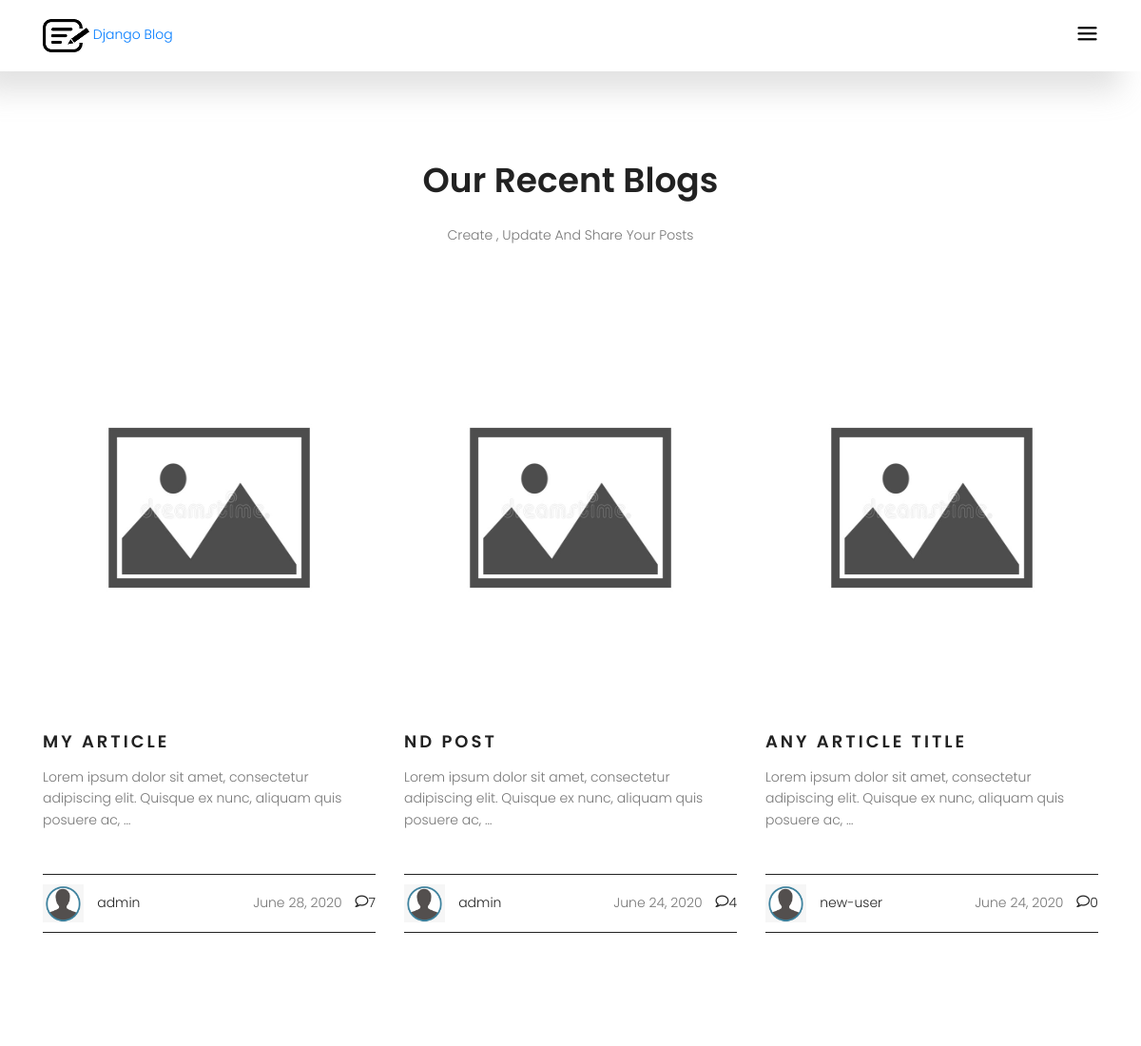
The app's page / (upper part), older data.
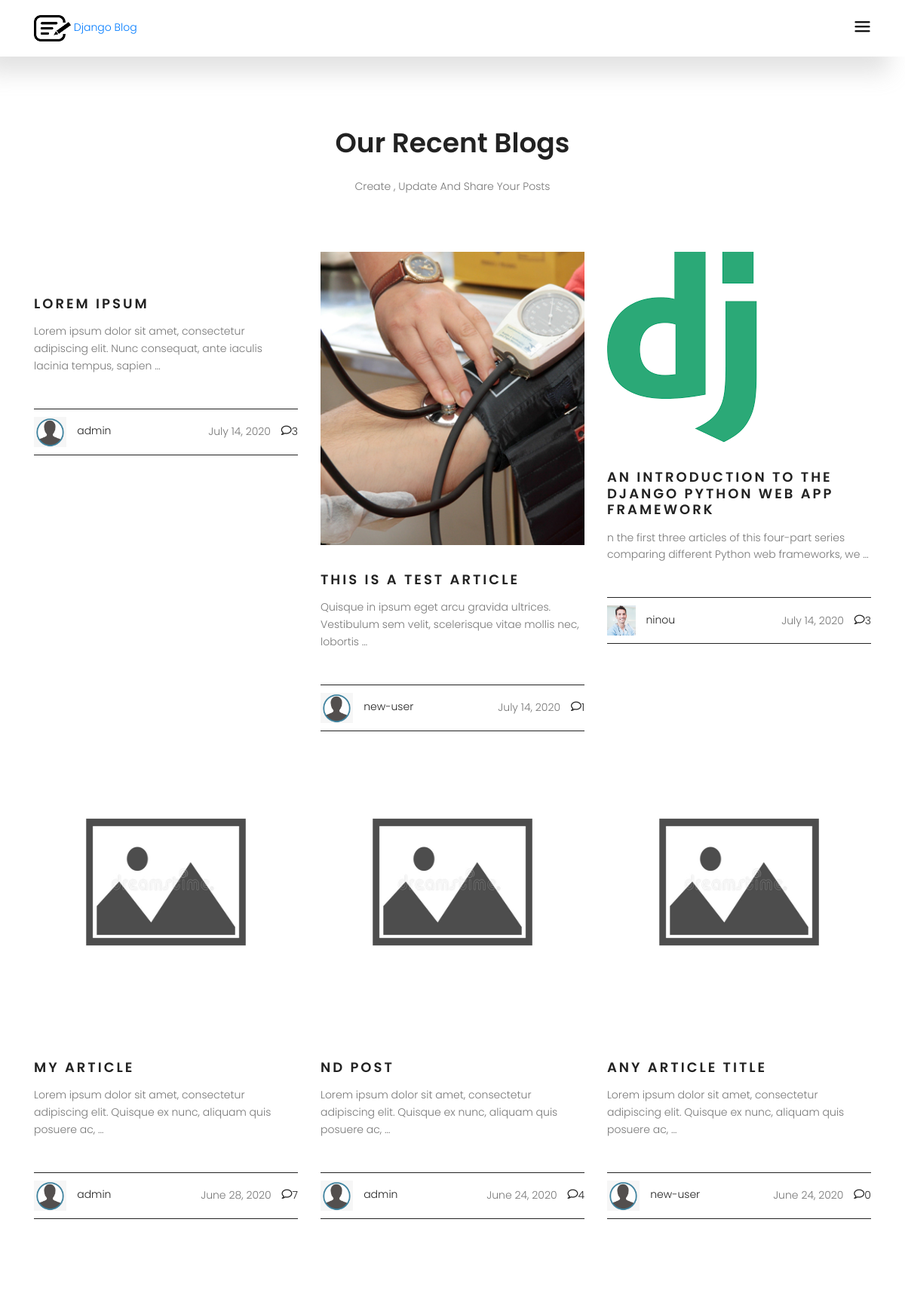
The same page, newer data.
### blog/models.py (models this page shows, shortened)
class Post(models.Model):
    profile = models.ForeignKey(Profile , on_delete=models.CASCADE)
    title = models.CharField(max_length=100)
    content = RichTextField()
    slug = models.SlugField(blank=True)
    creation_date = models.DateTimeField(default=datetime.datetime.now())
    tags = models.CharField(max_length=30, blank=True)
    public = models.BooleanField(default=True)
    img = models.ImageField(upload_to='postimg/',blank=True)

### accounts/models.py (models this page shows, shortened)
class Profile(models.Model):
    user = models.OneToOneField(User, on_delete=models.CASCADE)
    bio = models.TextField(max_length=1000,blank=True)
    created_at = models.DateTimeField(default=datetime.now())
    slug = models.SlugField(blank=True)
    img = models.ImageField(upload_to='userimg/',default='userimg/avatar.png')

### blog/views.py (the view)
# urls.py: path('', views.home , name='home'),
def home(request):
    posts = Post.objects.all().order_by('-creation_date')
    context = {
        'posts':posts
        }
    return render(request, "blog/index.html", context)

### blog/templates/blog/index.html
{% extends 'blog/base.html' %}
{% load static %}
{% block content %}
			<section class="blog-area section-gap">
				<div class="container">
					<div class="row justify-content-center">
						<div class="col-md-8 pb-30 header-text">
							<h1>Our Recent Blogs</h1>
							<p>
								Create , Update And Share Your Posts
							</p>
						</div>
					</div>
						<div class="row">
							{% for post in posts %}
								{% if post.public %}
									<div class="single-blog col-lg-4 col-md-4">
										{% if post.img %}
										<img class="f-img img-fluid mx-auto" src="{{post.img.url}}" alt="">
										{% else %}
										<img class="f-img img-fluid mx-auto" src="{% static "home-static/img/no-image.jpg" %}" style="height: 400px;">
										{% endif %}
										<h4>
											<a href="{% url 'blog:post' post.slug %}">{{post.title}}</a>
										</h4>
										<p>
											{{post.content |truncatewords:15 | safe}}
										</p>
										<div class="bottom d-flex justify-content-between align-items-center flex-wrap">
											<div>
												<a href="{% url 'accounts:profile' post.profile.slug %}">
												<img class="img-fluid" src="{{post.profile.img.url}}" style="height: 40px;">
												<span>{{post.profile.user.username}}</span>
												</a>
											</div>
											<div class="meta">
												{{post.creation_date| date}}
												<a href="{% url 'blog:post' post.slug %}#comments"><span class="lnr lnr-bubble"></span>{{ post.comments.count }}</a>
											</div>
										</div>
									</div>
								{% endif %}
							{% endfor %}
						</div>
				</div>
			</section>
{% endblock %}

### blog/templates/blog/base.html (shortened to what this page needs)
{% load static %}
	<!DOCTYPE html>
	<html lang="zxx" class="no-js">
	<head>
			<link rel="stylesheet" href="{% static 'home-static/css/linearicons.css' %}">
			<link rel="stylesheet" href="{% static 'home-static/css/font-awesome.min.css' %}">
			<link rel="stylesheet" href="{% static 'home-static/css/magnific-popup.css' %}">
			<link rel="stylesheet" href="{% static 'home-static/css/nice-select.css' %}">
			<link rel="stylesheet" href="https://code.jquery.com/ui/1.12.1/themes/base/jquery-ui.css">
			<link rel="stylesheet" href="{% static 'home-static/css/bootstrap.css' %}">
			<link rel="stylesheet" href="{% static 'home-static/css/main.css' %}">
		</head>
		<body>
			<header class="default-header">
				<div class="container">
					<div class="header-wrap">
						<div class="header-top d-flex justify-content-between align-items-center">
							<div class="logo">
								<a href="/"><img src="{% static "home-static/img/logo2.png" %}" title="Django blog"> Django Blog</a>
							</div>
							<div class="main-menubar d-flex align-items-center">
								<div class="menu-bar"><span class="lnr lnr-menu"></span></div>
							</div>
						</div>
					</div>
				</div>
			</header>
            {% block content %}
			{% endblock %}
		</body>
	</html>

### static/home-static/css/main.css (style rules this page uses)
body { color: #777777; font-family: "Poppins", sans-serif; font-size: 14px; font-weight: 300; line-height: 1.625em; position: relative; }
a { -webkit-transition: all 0.3s ease 0s; -moz-transition: all 0.3s ease 0s; -o-transition: all 0.3s ease 0s; transition: all 0.3s ease 0s; }
a, a:focus, a:hover { text-decoration: none; outline: 0; }
h1, h2, h3, h4, h5, h6 { font-family: "Poppins", sans-serif; color: #222222; line-height: 1.2em !important; margin-bottom: 0; margin-top: 0; font-weight: 600; }
h1, .h1 { font-size: 36px; }
h4, .h4 { font-size: 20px; }
.pb-30 { padding-bottom: 30px; }
.flex-wrap { -webkit-flex-wrap: wrap; -moz-flex-wrap: wrap; -ms-flex-wrap: wrap; flex-wrap: wrap; }
h1 { font-size: 36px; }
h4 { font-size: 18px; }
h1, h2, h3, h4, h5, h6 { line-height: 1.5em; }
body { position: relative; }
.default-header { padding: 5px 0; position: absolute; top: 0; left: 0; width: 100%; z-index: 9; }
.menu-bar { cursor: pointer; }
.menu-bar span { color: #000; font-size: 24px; }
.main-menubar { position: relative; }
.section-gap { padding: 120px 0; }
.lnr { font-weight: 700; }
.default-header { background-color: #fff; padding: 20px 0; width: 100% !important; box-shadow: -21.213px 21.213px 30px 0px rgba(158, 158, 158, 0.3); }
.blog-area h1 { text-align: center; margin-bottom: 25px; font-weight: 600; text-transform: capitalize; }
.blog-area p { margin-bottom: 45px; text-align: center; }
.single-blog h4 { text-transform: uppercase; font-weight: 600; letter-spacing: 3px; margin-top: 35px; }
.single-blog a { color: #222; }
.single-blog p { text-align: left; margin-top: 15px; }
.single-blog .bottom { padding: 10px 0; border-top: 1px solid #222; border-bottom: 1px solid #222; }
.single-blog .bottom span { margin-left: 10px; }
.single-blog .f-img { -webkit-transition: all 0.3s ease 0s; -moz-transition: all 0.3s ease 0s; -o-transition: all 0.3s ease 0s; transition: all 0.3s ease 0s; }
p { color: #777; }

Row changes from the older to the newer data that the page shows:
added Post: title "LOREM IPSUM", content "Lorem ipsum dolor sit amet, consectetur adipiscing elit. Nunc consequat, ante iaculis lacinia tempus, sapien …", profile.img (picture), profile.user.username "admin", creation_date "July 14, 2020", comments.count "3"
added Post: img (picture), title "THIS IS A TEST ARTICLE", content "Quisque in ipsum eget arcu gravida ultrices. Vestibulum sem velit, scelerisque vitae mollis nec, lobortis …", profile.img (placeholder picture), profile.user.username "new-user", creation_date "July 14, 2020", comments.count "1"
added Post: img (picture), title "AN INTRODUCTION TO THE DJANGO PYTHON WEB APP FRAMEWORK", content "n the first three articles of this four-part series comparing different Python web frameworks, we …", profile.img (picture), profile.user.username "ninou", creation_date "July 14, 2020", comments.count "3"
